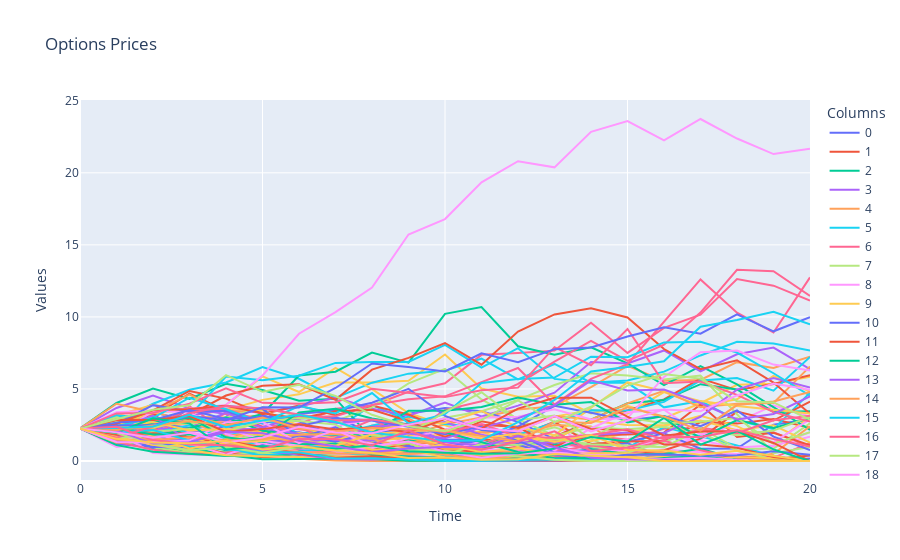

Notebook code for this chart:
### Code cell
fig = go.Figure()

# Add traces for each column
for column in option_prices.columns:
    fig.add_trace(go.Scatter(x=option_prices.index, y=option_prices[column], mode='lines', name=column))

# Update layout
fig.update_layout(
    title='Options Prices',
    xaxis_title='Time',
    yaxis_title='Values',
    template='plotly',
    legend=dict(title='Columns'),
)

# Show the plot
fig.show()
